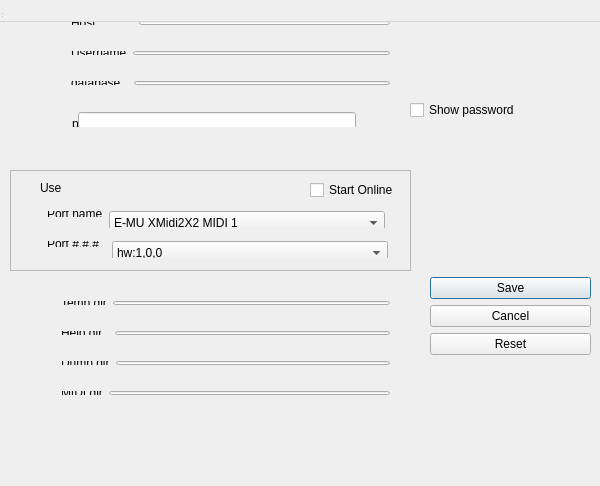
<?xml version="1.0" encoding="UTF-8"?>
<ui version="4.0">
 <class>INI_CONF</class>
 <widget class="QDialog" name="INI_CONF">
  <property name="geometry">
   <rect>
    <x>0</x>
    <y>0</y>
    <width>600</width>
    <height>486</height>
   </rect>
  </property>
  <property name="windowTitle">
   <string>INI_CONF</string>
  </property>
  <widget class="QWidget" name="centralWidget" native="true">
   <property name="geometry">
    <rect>
     <x>0</x>
     <y>0</y>
     <width>601</width>
     <height>421</height>
    </rect>
   </property>
   <widget class="QWidget" name="layoutWidget1">
    <property name="geometry">
     <rect>
      <x>60</x>
      <y>40</y>
      <width>341</width>
      <height>26</height>
     </rect>
    </property>
    <layout class="QFormLayout" name="formLayout_2">
     <item row="0" column="0">
      <widget class="QLabel" name="label_2">
       <property name="text">
        <string>Username</string>
       </property>
      </widget>
     </item>
     <item row="0" column="1">
      <widget class="QLineEdit" name="Username_edit"/>
     </item>
    </layout>
   </widget>
   <widget class="QWidget" name="layoutWidget2">
    <property name="geometry">
     <rect>
      <x>60</x>
      <y>70</y>
      <width>341</width>
      <height>26</height>
     </rect>
    </property>
    <layout class="QFormLayout" name="formLayout_3">
     <item row="0" column="0">
      <widget class="QLabel" name="label_3">
       <property name="text">
        <string>database  </string>
       </property>
      </widget>
     </item>
     <item row="0" column="1">
      <widget class="QLineEdit" name="Database_edit"/>
     </item>
    </layout>
   </widget>
   <widget class="QWidget" name="layoutWidget_2">
    <property name="geometry">
     <rect>
      <x>60</x>
      <y>10</y>
      <width>341</width>
      <height>26</height>
     </rect>
    </property>
    <layout class="QFormLayout" name="formLayout_4">
     <item row="0" column="0">
      <widget class="QLabel" name="label_4">
       <property name="text">
        <string>Host           </string>
       </property>
      </widget>
     </item>
     <item row="0" column="1">
      <widget class="QLineEdit" name="Host_edit"/>
     </item>
    </layout>
   </widget>
   <widget class="QWidget" name="layoutWidget_4">
    <property name="geometry">
     <rect>
      <x>50</x>
      <y>350</y>
      <width>351</width>
      <height>26</height>
     </rect>
    </property>
    <layout class="QFormLayout" name="formLayout_6">
     <item row="0" column="0">
      <widget class="QLabel" name="label_6">
       <property name="text">
        <string>Dump dir</string>
       </property>
      </widget>
     </item>
     <item row="0" column="1">
      <widget class="QLineEdit" name="DumpDir_edit"/>
     </item>
    </layout>
   </widget>
   <widget class="QWidget" name="layoutWidget_5">
    <property name="geometry">
     <rect>
      <x>50</x>
      <y>320</y>
      <width>351</width>
      <height>26</height>
     </rect>
    </property>
    <layout class="QFormLayout" name="formLayout_7">
     <item row="0" column="0">
      <widget class="QLabel" name="label_7">
       <property name="text">
        <string>Help dir  </string>
       </property>
      </widget>
     </item>
     <item row="0" column="1">
      <widget class="QLineEdit" name="HelpDir_edit"/>
     </item>
    </layout>
   </widget>
   <widget class="QWidget" name="layoutWidget_6">
    <property name="geometry">
     <rect>
      <x>50</x>
      <y>290</y>
      <width>351</width>
      <height>26</height>
     </rect>
    </property>
    <layout class="QFormLayout" name="formLayout_8">
     <item row="0" column="0">
      <widget class="QLabel" name="label_8">
       <property name="text">
        <string>Temp dir</string>
       </property>
      </widget>
     </item>
     <item row="0" column="1">
      <widget class="QLineEdit" name="TempDir_edit"/>
     </item>
    </layout>
   </widget>
   <widget class="QDialogButtonBox" name="buttonBox">
    <property name="geometry">
     <rect>
      <x>430</x>
      <y>250</y>
      <width>161</width>
      <height>131</height>
     </rect>
    </property>
    <property name="autoFillBackground">
     <bool>false</bool>
    </property>
    <property name="orientation">
     <enum>Qt::Vertical</enum>
    </property>
    <property name="standardButtons">
     <set>QDialogButtonBox::Cancel|QDialogButtonBox::Reset|QDialogButtonBox::Save</set>
    </property>
    <property name="centerButtons">
     <bool>true</bool>
    </property>
   </widget>
   <widget class="QCheckBox" name="ShowPassword_select">
    <property name="geometry">
     <rect>
      <x>410</x>
      <y>100</y>
      <width>113</width>
      <height>20</height>
     </rect>
    </property>
    <property name="toolTip">
     <string>Enable this to see the password in plain text, otherwise only show dots for characters</string>
    </property>
    <property name="layoutDirection">
     <enum>Qt::LeftToRight</enum>
    </property>
    <property name="text">
     <string>Show password</string>
    </property>
    <property name="checked">
     <bool>false</bool>
    </property>
   </widget>
   <widget class="QFrame" name="frame">
    <property name="geometry">
     <rect>
      <x>10</x>
      <y>170</y>
      <width>401</width>
      <height>101</height>
     </rect>
    </property>
    <property name="frameShape">
     <enum>QFrame::StyledPanel</enum>
    </property>
    <property name="frameShadow">
     <enum>QFrame::Raised</enum>
    </property>
    <widget class="QLabel" name="label_10">
     <property name="geometry">
      <rect>
       <x>30</x>
       <y>10</y>
       <width>31</width>
       <height>16</height>
      </rect>
     </property>
     <property name="text">
      <string>Use</string>
     </property>
    </widget>
    <widget class="QCheckBox" name="StartOnline_select">
     <property name="geometry">
      <rect>
       <x>300</x>
       <y>10</y>
       <width>91</width>
       <height>20</height>
      </rect>
     </property>
     <property name="text">
      <string>Start Online</string>
     </property>
    </widget>
    <widget class="QWidget" name="layoutWidget3">
     <property name="geometry">
      <rect>
       <x>20</x>
       <y>30</y>
       <width>372</width>
       <height>28</height>
      </rect>
     </property>
     <layout class="QFormLayout" name="formLayout_10">
      <item row="0" column="0">
       <widget class="QRadioButton" name="UsePortname_button">
        <property name="sizePolicy">
         <sizepolicy hsizetype="Minimum" vsizetype="Preferred">
          <horstretch>0</horstretch>
          <verstretch>0</verstretch>
         </sizepolicy>
        </property>
        <property name="layoutDirection">
         <enum>Qt::RightToLeft</enum>
        </property>
        <property name="text">
         <string/>
        </property>
        <property name="checked">
         <bool>true</bool>
        </property>
        <property name="autoExclusive">
         <bool>true</bool>
        </property>
        <attribute name="buttonGroup">
         <string>PortSelect_buttonGroup</string>
        </attribute>
       </widget>
      </item>
      <item row="0" column="1">
       <layout class="QFormLayout" name="formLayout">
        <item row="0" column="0">
         <widget class="QLabel" name="label">
          <property name="text">
           <string>Port name</string>
          </property>
         </widget>
        </item>
        <item row="0" column="1">
         <widget class="QComboBox" name="PortName_select">
          <property name="minimumSize">
           <size>
            <width>276</width>
            <height>24</height>
           </size>
          </property>
          <property name="maximumSize">
           <size>
            <width>276</width>
            <height>24</height>
           </size>
          </property>
          <property name="toolTip">
           <string>Use Port Name instead of Port Number, as this will never change.</string>
          </property>
          <item>
           <property name="text">
            <string>E-MU XMidi2X2 MIDI 1</string>
           </property>
          </item>
          <item>
           <property name="text">
            <string>E-MU XMidi2X2 MIDI 2</string>
           </property>
          </item>
          <item>
           <property name="text">
            <string>Turtle Beach USB MIDI 1x1 MIDI</string>
           </property>
          </item>
         </widget>
        </item>
       </layout>
      </item>
     </layout>
    </widget>
    <widget class="QWidget" name="layoutWidget4">
     <property name="geometry">
      <rect>
       <x>20</x>
       <y>60</y>
       <width>373</width>
       <height>28</height>
      </rect>
     </property>
     <layout class="QFormLayout" name="formLayout_11">
      <item row="0" column="0">
       <widget class="QRadioButton" name="UsePortnumber_button">
        <property name="sizePolicy">
         <sizepolicy hsizetype="Minimum" vsizetype="Preferred">
          <horstretch>0</horstretch>
          <verstretch>0</verstretch>
         </sizepolicy>
        </property>
        <property name="layoutDirection">
         <enum>Qt::RightToLeft</enum>
        </property>
        <property name="text">
         <string/>
        </property>
        <property name="autoExclusive">
         <bool>true</bool>
        </property>
        <attribute name="buttonGroup">
         <string>PortSelect_buttonGroup</string>
        </attribute>
       </widget>
      </item>
      <item row="0" column="1">
       <layout class="QFormLayout" name="formLayout_9">
        <item row="0" column="0">
         <widget class="QLabel" name="label_9">
          <property name="text">
           <string>Port #.#.#  </string>
          </property>
         </widget>
        </item>
        <item row="0" column="1">
         <widget class="QComboBox" name="PortNumber_select">
          <property name="minimumSize">
           <size>
            <width>276</width>
            <height>24</height>
           </size>
          </property>
          <property name="maximumSize">
           <size>
            <width>276</width>
            <height>24</height>
           </size>
          </property>
          <property name="toolTip">
           <string>Not recommended for use as the port number can change after a reboot. Use the Port Name instead.</string>
          </property>
          <item>
           <property name="text">
            <string>hw:1,0,0</string>
           </property>
          </item>
          <item>
           <property name="text">
            <string>hw:1,0,1</string>
           </property>
          </item>
          <item>
           <property name="text">
            <string>hw:2,0,0</string>
           </property>
          </item>
         </widget>
        </item>
       </layout>
      </item>
     </layout>
    </widget>
   </widget>
   <widget class="QWidget" name="layoutWidget5">
    <property name="geometry">
     <rect>
      <x>61</x>
      <y>101</y>
      <width>341</width>
      <height>26</height>
     </rect>
    </property>
    <layout class="QFormLayout" name="formLayout_5">
     <item row="0" column="0">
      <widget class="QLabel" name="label_5">
       <property name="minimumSize">
        <size>
         <width>55</width>
         <height>24</height>
        </size>
       </property>
       <property name="maximumSize">
        <size>
         <width>55</width>
         <height>24</height>
        </size>
       </property>
       <property name="text">
        <string>password</string>
       </property>
      </widget>
     </item>
     <item row="0" column="1">
      <widget class="QLineEdit" name="Password_edit">
       <property name="minimumSize">
        <size>
         <width>278</width>
         <height>24</height>
        </size>
       </property>
       <property name="maximumSize">
        <size>
         <width>278</width>
         <height>24</height>
        </size>
       </property>
       <property name="inputMask">
        <string notr="true"/>
       </property>
       <property name="echoMode">
        <enum>QLineEdit::PasswordEchoOnEdit</enum>
       </property>
      </widget>
     </item>
    </layout>
   </widget>
   <widget class="QWidget" name="layoutWidget_7">
    <property name="geometry">
     <rect>
      <x>50</x>
      <y>380</y>
      <width>351</width>
      <height>26</height>
     </rect>
    </property>
    <layout class="QFormLayout" name="formLayout_12">
     <item row="0" column="0">
      <widget class="QLabel" name="label_11">
       <property name="text">
        <string>MIDI dir</string>
       </property>
      </widget>
     </item>
     <item row="0" column="1">
      <widget class="QLineEdit" name="MidiDir_edit"/>
     </item>
    </layout>
   </widget>
  </widget>
  <widget class="QMenuBar" name="menuBar">
   <property name="geometry">
    <rect>
     <x>0</x>
     <y>0</y>
     <width>600</width>
     <height>22</height>
    </rect>
   </property>
  </widget>
  <widget class="QToolBar" name="mainToolBar">
   <property name="geometry">
    <rect>
     <x>0</x>
     <y>0</y>
     <width>2</width>
     <height>8</height>
    </rect>
   </property>
  </widget>
  <widget class="QStatusBar" name="statusBar">
   <property name="geometry">
    <rect>
     <x>0</x>
     <y>0</y>
     <width>3</width>
     <height>19</height>
    </rect>
   </property>
  </widget>
 </widget>
 <layoutdefault spacing="6" margin="11"/>
 <tabstops>
  <tabstop>buttonBox</tabstop>
  <tabstop>Host_edit</tabstop>
  <tabstop>Username_edit</tabstop>
  <tabstop>Database_edit</tabstop>
  <tabstop>Password_edit</tabstop>
  <tabstop>ShowPassword_select</tabstop>
  <tabstop>StartOnline_select</tabstop>
  <tabstop>PortName_select</tabstop>
  <tabstop>PortNumber_select</tabstop>
  <tabstop>UsePortname_button</tabstop>
  <tabstop>UsePortnumber_button</tabstop>
  <tabstop>TempDir_edit</tabstop>
  <tabstop>HelpDir_edit</tabstop>
  <tabstop>DumpDir_edit</tabstop>
 </tabstops>
 <resources/>
 <connections/>
 <buttongroups>
  <buttongroup name="PortSelect_buttonGroup"/>
 </buttongroups>
</ui>
